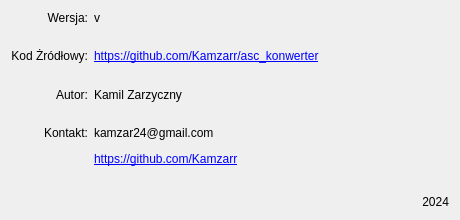
<?xml version="1.0" encoding="UTF-8"?>
<ui version="4.0">
 <class>AboutDialog</class>
 <widget class="QDialog" name="AboutDialog">
  <property name="geometry">
   <rect>
    <x>0</x>
    <y>0</y>
    <width>460</width>
    <height>220</height>
   </rect>
  </property>
  <property name="font">
   <font>
    <pointsize>9</pointsize>
   </font>
  </property>
  <property name="windowTitle">
   <string>Dialog</string>
  </property>
  <layout class="QGridLayout" name="gridLayout">
   <property name="verticalSpacing">
    <number>15</number>
   </property>
   <item row="3" column="1">
    <widget class="QLabel" name="label_8">
     <property name="sizePolicy">
      <sizepolicy hsizetype="MinimumExpanding" vsizetype="Expanding">
       <horstretch>0</horstretch>
       <verstretch>0</verstretch>
      </sizepolicy>
     </property>
     <property name="font">
      <font>
       <pointsize>9</pointsize>
       <weight>50</weight>
       <bold>false</bold>
      </font>
     </property>
     <property name="text">
      <string>&lt;html&gt;&lt;head/&gt;&lt;body&gt;&lt;p&gt;kamzar24@gmail.com&lt;/p&gt;&lt;p&gt;&lt;a href=&quot;https://github.com/Kamzarr&quot;&gt;&lt;span style=&quot; text-decoration: underline; color:#0000ff;&quot;&gt;https://github.com/Kamzarr&lt;br/&gt;&lt;/span&gt;&lt;/a&gt;&lt;/p&gt;&lt;/body&gt;&lt;/html&gt;</string>
     </property>
     <property name="alignment">
      <set>Qt::AlignLeading|Qt::AlignLeft|Qt::AlignTop</set>
     </property>
     <property name="openExternalLinks">
      <bool>true</bool>
     </property>
     <property name="textInteractionFlags">
      <set>Qt::LinksAccessibleByMouse|Qt::TextSelectableByKeyboard|Qt::TextSelectableByMouse</set>
     </property>
    </widget>
   </item>
   <item row="2" column="0">
    <widget class="QLabel" name="label_3">
     <property name="sizePolicy">
      <sizepolicy hsizetype="Minimum" vsizetype="Expanding">
       <horstretch>0</horstretch>
       <verstretch>0</verstretch>
      </sizepolicy>
     </property>
     <property name="text">
      <string>Autor:</string>
     </property>
     <property name="alignment">
      <set>Qt::AlignRight|Qt::AlignTop|Qt::AlignTrailing</set>
     </property>
    </widget>
   </item>
   <item row="1" column="1">
    <widget class="QLabel" name="label_6">
     <property name="sizePolicy">
      <sizepolicy hsizetype="MinimumExpanding" vsizetype="Expanding">
       <horstretch>0</horstretch>
       <verstretch>0</verstretch>
      </sizepolicy>
     </property>
     <property name="font">
      <font>
       <pointsize>9</pointsize>
       <weight>50</weight>
       <bold>false</bold>
      </font>
     </property>
     <property name="text">
      <string>&lt;html&gt;&lt;head/&gt;&lt;body&gt;&lt;p&gt;&lt;a href=&quot;https://github.com/Kamzarr/asc_konwerter&quot;&gt;&lt;span style=&quot; text-decoration: underline; color:#0000ff;&quot;&gt;https://github.com/Kamzarr/asc_konwerter&lt;/span&gt;&lt;/a&gt;&lt;/p&gt;&lt;/body&gt;&lt;/html&gt;</string>
     </property>
     <property name="alignment">
      <set>Qt::AlignLeading|Qt::AlignLeft|Qt::AlignTop</set>
     </property>
     <property name="openExternalLinks">
      <bool>true</bool>
     </property>
     <property name="textInteractionFlags">
      <set>Qt::LinksAccessibleByMouse|Qt::TextSelectableByKeyboard|Qt::TextSelectableByMouse</set>
     </property>
    </widget>
   </item>
   <item row="2" column="1">
    <widget class="QLabel" name="label_7">
     <property name="sizePolicy">
      <sizepolicy hsizetype="MinimumExpanding" vsizetype="Expanding">
       <horstretch>0</horstretch>
       <verstretch>0</verstretch>
      </sizepolicy>
     </property>
     <property name="font">
      <font>
       <pointsize>9</pointsize>
       <weight>50</weight>
       <bold>false</bold>
      </font>
     </property>
     <property name="text">
      <string>Kamil Zarzyczny</string>
     </property>
     <property name="alignment">
      <set>Qt::AlignLeading|Qt::AlignLeft|Qt::AlignTop</set>
     </property>
     <property name="openExternalLinks">
      <bool>true</bool>
     </property>
     <property name="textInteractionFlags">
      <set>Qt::LinksAccessibleByMouse|Qt::TextSelectableByKeyboard|Qt::TextSelectableByMouse</set>
     </property>
    </widget>
   </item>
   <item row="0" column="0">
    <widget class="QLabel" name="label">
     <property name="sizePolicy">
      <sizepolicy hsizetype="Minimum" vsizetype="Expanding">
       <horstretch>0</horstretch>
       <verstretch>0</verstretch>
      </sizepolicy>
     </property>
     <property name="text">
      <string>Wersja:</string>
     </property>
     <property name="alignment">
      <set>Qt::AlignRight|Qt::AlignTop|Qt::AlignTrailing</set>
     </property>
    </widget>
   </item>
   <item row="1" column="0">
    <widget class="QLabel" name="label_2">
     <property name="sizePolicy">
      <sizepolicy hsizetype="Minimum" vsizetype="Expanding">
       <horstretch>0</horstretch>
       <verstretch>0</verstretch>
      </sizepolicy>
     </property>
     <property name="text">
      <string>Kod Żródłowy:</string>
     </property>
     <property name="alignment">
      <set>Qt::AlignRight|Qt::AlignTop|Qt::AlignTrailing</set>
     </property>
    </widget>
   </item>
   <item row="0" column="1">
    <widget class="QLabel" name="lbVersion">
     <property name="sizePolicy">
      <sizepolicy hsizetype="MinimumExpanding" vsizetype="Expanding">
       <horstretch>0</horstretch>
       <verstretch>0</verstretch>
      </sizepolicy>
     </property>
     <property name="font">
      <font>
       <pointsize>9</pointsize>
       <weight>50</weight>
       <bold>false</bold>
      </font>
     </property>
     <property name="text">
      <string>v</string>
     </property>
     <property name="alignment">
      <set>Qt::AlignLeading|Qt::AlignLeft|Qt::AlignTop</set>
     </property>
     <property name="openExternalLinks">
      <bool>true</bool>
     </property>
     <property name="textInteractionFlags">
      <set>Qt::LinksAccessibleByMouse|Qt::TextSelectableByKeyboard|Qt::TextSelectableByMouse</set>
     </property>
    </widget>
   </item>
   <item row="3" column="0">
    <widget class="QLabel" name="label_4">
     <property name="sizePolicy">
      <sizepolicy hsizetype="Minimum" vsizetype="Expanding">
       <horstretch>0</horstretch>
       <verstretch>0</verstretch>
      </sizepolicy>
     </property>
     <property name="text">
      <string>Kontakt:</string>
     </property>
     <property name="alignment">
      <set>Qt::AlignRight|Qt::AlignTop|Qt::AlignTrailing</set>
     </property>
    </widget>
   </item>
   <item row="4" column="0" colspan="2">
    <widget class="QLabel" name="label_9">
     <property name="layoutDirection">
      <enum>Qt::LeftToRight</enum>
     </property>
     <property name="text">
      <string>2024</string>
     </property>
     <property name="alignment">
      <set>Qt::AlignRight|Qt::AlignTrailing|Qt::AlignVCenter</set>
     </property>
    </widget>
   </item>
  </layout>
 </widget>
 <resources/>
 <connections/>
</ui>
